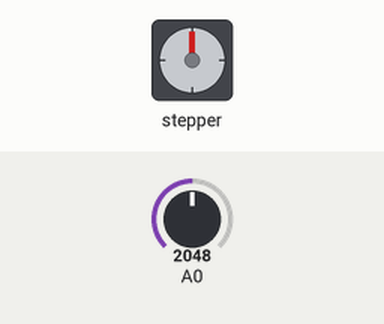
A sketch run on a simulated Particle Photon. Parts: stepper motor. The test bench sets the inputs (shaded band); at power-on: A0 = 2048. Stepper angles assume 200 steps per turn.

Above: at 0.05 s.
At 0.8 s:
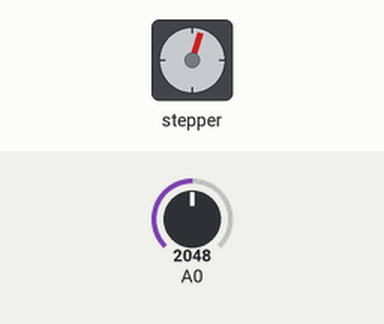
Timing chart, 0 to 3.0 s (numbered marks = the images above):
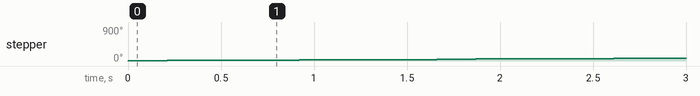

Measured:
- by itself, stepper: turns 18° clockwise in 0.27 s, repeating every 0.80 s

The sketch:

stepper.ino
```cpp
#include <Stepper.h>

const int pin0=D0;
const int pin1=D1;
const int pin2=D2;
const int pin3=D3;
const int control=A0;

Stepper stepper(200, D0, D1, D2, D3);
int previous=0;

void setup(){
  stepper.setSpeed(10);
  pinMode(A0, INPUT);
}

void loop(){
  float val=analogRead(A0);
  float a=val-previous;
  a = constrain(a, 0, 4095);
  float b=map(a, 0, 4095, 0, 200);
  // move a number of steps equal to the change in the
  // sensor reading
  stepper.step(10);
  delay(500);
  // remember the previous value of the sensor
  previous = val;
}
```
